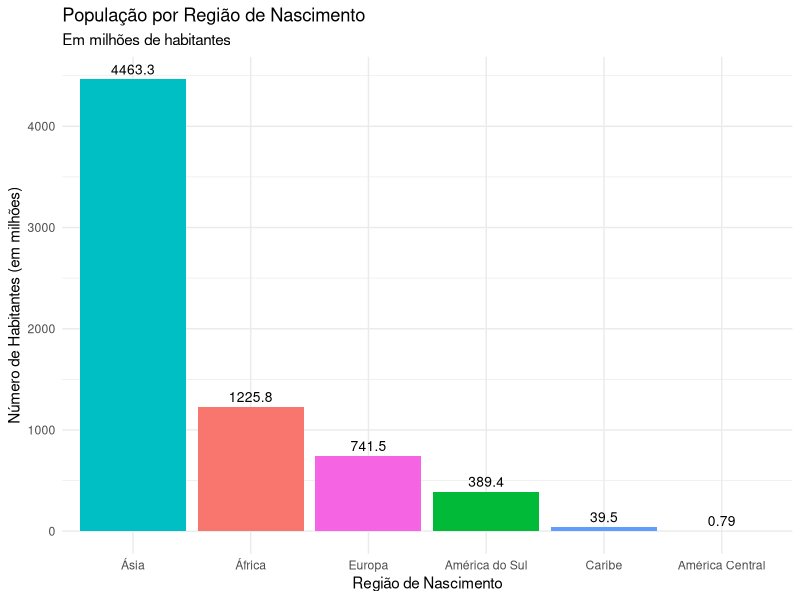

The R source for this figure:


# 1.	O número (em milhões) de habitantes de uma região, é apresentado na Tabela 1.
# a)	Construa uma distribuição de frequências relativas.
# b)	Represente os dados em um diagrama de colunas.
# c)	Por que a moda é a medida mais adequada para esses dados?
#   - Qual o seu valor? 
#   - Mostre na tela usando print ou cat.

# Tabela 1: Número em milhões de habitantes
# +---------------------+------------+
# |   Nascimento        | Habitantes |
# +---------------------+------------+
# | Europa              |   741.5    |
# | Ásia                |  4463.3    |
# | Caribe              |    39.5    |
# | América Central     |     0.79   |
# | América do Sul      |   389.4    |
# | África              |  1225.8    |
# +---------------------+------------+




### Pacotes Necessários (certifique-se de que estão instalados) ###

# Se você não tiver os pacotes 'ggplot2' ou 'scales', instale-os primeiro.
# install.packages("ggplot2")
# install.packages("scales")

# Carregar os pacotes que vamos usar
library(ggplot2)
library(scales)

# --- Dados Iniciais ---
# 1. O número (em milhões) de habitantes de uma região.

# Criar os vetores com os dados da Tabela 1
regioes <- c("Europa", "Ásia", "Caribe", "América Central", "América do Sul", "África")
habitantes_milhoes <- c(741.5, 4463.3, 39.5, 0.79, 389.4, 1225.8)

# Criar um data frame (a estrutura de tabela do R)
dados <- data.frame(
  Nascimento = regioes,
  Habitantes = habitantes_milhoes
)

# Para evitar notação científica (ex: 1.2e+03) nos resultados e gráficos
options(scipen = 999)


### a) Construa uma distribuição de frequências relativas. ###

# 1. Calcular o total de habitantes
total_habitantes <- sum(dados$Habitantes)

# 2. Calcular a frequência relativa para cada região
# Frequência Relativa = (Valor da Região / Valor Total)
dados$Frequencia_Relativa <- dados$Habitantes / total_habitantes

# 3. Formatar a frequência relativa como porcentagem para melhor visualização
dados$Frequencia_Relativa_Percentual <- percent(dados$Frequencia_Relativa, accuracy = 0.1)

# 4. Mostrar a tabela com a distribuição de frequências
cat("--- a) Distribuição de Frequências Relativas ---\n\n")
print(dados)

### Análise dos Dados ###
# --- a) Distribuição de Frequências Relativas ---
# +---------------------+------------+-----------------------+-------------------------------+
# |   Nascimento        | Habitantes | Frequencia Relativa   | Frequencia Relativa (%)       |
# +---------------------+------------+-----------------------+-------------------------------+
# | Europa              |   741.50   |      0.1081           |           10.8%               |
# | Ásia                |  4463.30   |      0.6506           |           65.1%               |
# | Caribe              |    39.50   |      0.0058           |            0.6%               |
# | América Central     |     0.79   |      0.0001           |            0.0%               |
# | América do Sul      |   389.40   |      0.0568           |            5.7%               |
# | África              |  1225.80   |      0.1787           |           17.9%               |
# +---------------------+------------+-----------------------+-------------------------------+
cat("A distribuição de frequências relativas nos mostra a proporção da população de cada região em relação ao total.\n")
cat("Podemos observar que a Ásia possui a maior proporção, seguida pela África e pela Europa.\n")
cat("Essas informações são importantes para entender a demografia global e direcionar políticas públicas.\n")


### b) Represente os dados em um diagrama de colunas. ###

cat("\n--- b) Gerando o Diagrama de Colunas ---\n")
# Usamos o ggplot2 para criar um gráfico de alta qualidade
# reorder(Nascimento, -Habitantes) ordena as colunas da maior para a menor
grafico_colunas <- ggplot(dados, aes(x = reorder(Nascimento, -Habitantes), y = Habitantes, fill = Nascimento)) +
  geom_col() + # geom_col() é usado para criar gráficos de colunas com valores já definidos
  geom_text(aes(label = Habitantes), vjust = -0.5, size = 3.5) + # Adiciona os valores no topo das colunas
  labs(
    title = "População por Região de Nascimento",
    subtitle = "Em milhões de habitantes",
    x = "Região de Nascimento",
    y = "Número de Habitantes (em milhões)"
  ) +
  theme_minimal() + # Um tema visualmente mais limpo
  theme(legend.position = "none") # Remove a legenda, pois as cores já estão no eixo X

# Para exibir o gráfico, "printar" o objeto do gráfico
# windows() # usei o windows() para abrir uma janela gráfica.
print(grafico_colunas)


### c) Por que a moda é a medida mais adequada para esses dados? Qual o seu valor? ###

# 1. Explicação conceitual
cat("\n--- c) Análise da Moda ---\n\n")
cat("A variável 'Nascimento' é uma variável QUALITATIVA NOMINAL. Para esse tipo de variável, não é possível calcular medidas como média ou mediana (não faz sentido calcular a 'região média').\n")
cat("A única medida de tendência central aplicável é a MODA, que representa a categoria (neste caso, a região) com a maior frequência (neste caso, o maior número de habitantes).\n\n")

# 2. Encontrar a moda (a categoria com o maior valor)
# which.max() retorna o índice do valor máximo no vetor de Habitantes
indice_max <- which.max(dados$Habitantes)
regiao_modal <- dados$Nascimento[indice_max]

# 3. Mostrar o valor da moda na tela usando cat()
cat("O valor da moda para estes dados é a região:", regiao_modal, "\n")
cat("Isso ocorre porque 'Ásia' é a região com a maior população (4463.3 milhões).\n")
# Fim do script